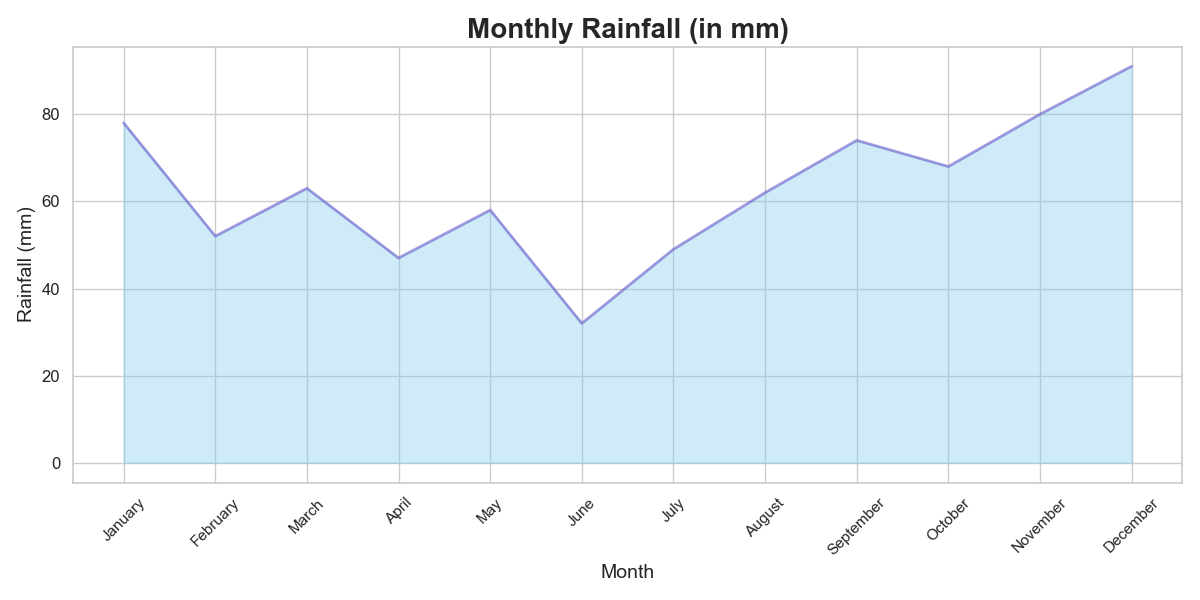

Recreate this plot in Python.

import matplotlib.pyplot as plt
import seaborn as sns
import pandas as pd

# Create DataFrame from the provided data
data = [
    {'Month': 'January', 'Rainfall(mm)': 78}, {'Month': 'February', 'Rainfall(mm)': 52},
    {'Month': 'March', 'Rainfall(mm)': 63}, {'Month': 'April', 'Rainfall(mm)': 47},
    {'Month': 'May', 'Rainfall(mm)': 58}, {'Month': 'June', 'Rainfall(mm)': 32},
    {'Month': 'July', 'Rainfall(mm)': 49}, {'Month': 'August', 'Rainfall(mm)': 62},
    {'Month': 'September', 'Rainfall(mm)': 74}, {'Month': 'October', 'Rainfall(mm)': 68},
    {'Month': 'November', 'Rainfall(mm)': 80}, {'Month': 'December', 'Rainfall(mm)': 91}
]
df = pd.DataFrame(data)

# Convert 'Month' from string to categorical to maintain proper order on x-axis
df['Month'] = pd.Categorical(df['Month'], categories=[
    'January', 'February', 'March', 'April', 'May', 'June',
    'July', 'August', 'September', 'October', 'November', 'December'],
    ordered=True)

# Set up the Seaborn style
sns.set_style('whitegrid')

# Create the area chart: we will plot a line chart and fill the area under it
plt.figure(figsize=(12, 6))
plt.fill_between(df['Month'], df['Rainfall(mm)'], color="skyblue", alpha=0.4)
plt.plot(df['Month'], df['Rainfall(mm)'], color="Slateblue", alpha=0.6, linewidth=2)

# Customize the plot with diversified visual encoding
plt.title('Monthly Rainfall (in mm)', fontdict={'fontsize': 20, 'fontweight': 'bold'})
plt.xlabel('Month', fontdict={'fontsize': 14})
plt.ylabel('Rainfall (mm)', fontdict={'fontsize': 14})
plt.xticks(rotation=45)  # Rotate x-axis labels for better readability
plt.yticks(fontsize=12)
plt.tight_layout()  # Adjust the plot to ensure everything fits without overlapping

# Show the plot
plt.show()
